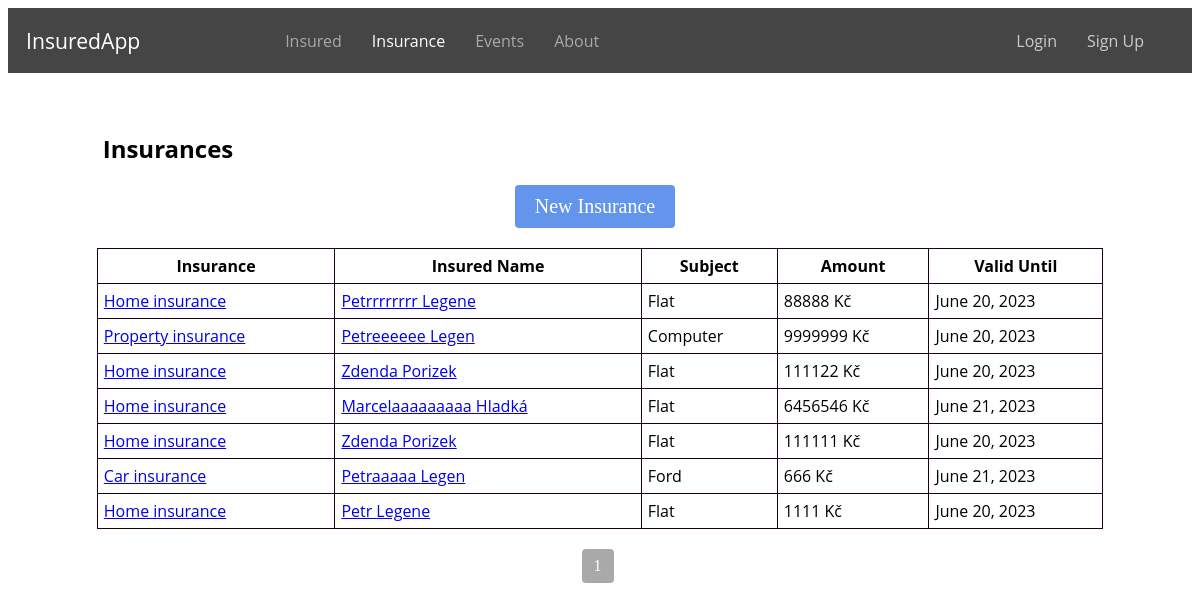
The page /insurances/ on the database as committed earlier.
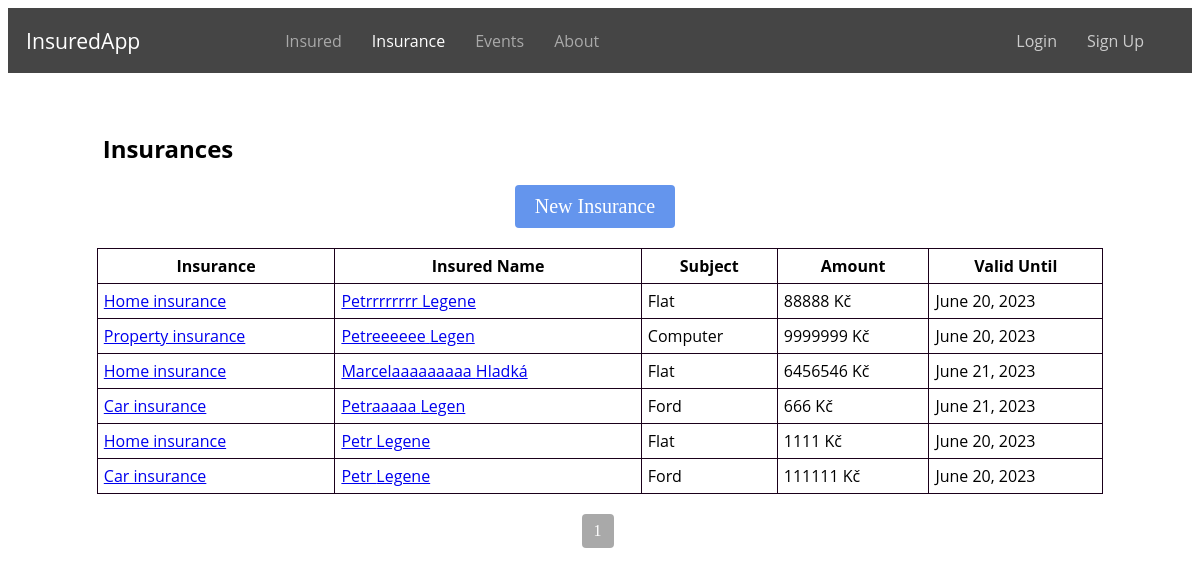
The same page on the database as committed later.
### evidence/models.py (models this page shows, shortened)
class Insurance(models.Model):
    INSURANCE_TYPE = (
        ('home', 'Home insurance'),
        ('car', 'Car insurance'),
        ('property', 'Property insurance'),
    )
    insurance = models.ManyToManyField(Insured, related_name='insurance')
    type = models.CharField(max_length=32, choices=INSURANCE_TYPE)
    subject = models.CharField(max_length=32)
    amount = models.CharField(max_length=32)
    valid_from = models.DateField()
    valid_until = models.DateField()
    class Meta:
        ordering = ['id']

class Insured(models.Model):
    user = models.ForeignKey(User, on_delete=models.CASCADE, related_name='insured', null=True, blank=True)
    first_name = models.CharField(max_length=100)
    profile_photo = models.ImageField(upload_to='profile_photos', blank=True, null=True)
    last_name = models.CharField(max_length=100)
    email = models.EmailField()
    role = models.CharField(max_length=20, choices=RoleEnum.choices(), null=True)
    street = models.CharField(max_length=100)
    city = models.CharField(max_length=64)
    zipcode = models.CharField(max_length=16)
    phone = models.CharField(max_length=16)
    is_policyholder = models.BooleanField(default=False)
    class Meta:
        ordering = ['id']

### evidence/views.py (the view)
# urls.py: path('insurances/', views.insurances, name='insurances'),
def insurances(request):
    insurance_objects = Insurance.objects.all()
    for insurance in insurance_objects:
        insured_names = [f"{insured.first_name} {insured.last_name}" for insured in insurance.insurance.all()]
        insurance.insured_names = ", ".join(insured_names)
    paginator = Paginator(insurance_objects, 7)
    page_number = request.GET.get('page')
    insurances = paginator.get_page(page_number)
    return render(request, 'insurances.html', {'insurances': insurances, 'page_obj': insurances})

### evidence/templates/insurances.html (shortened to what this page needs)
{% extends 'base.html' %}
{% block content %}
  <h2 class="insurances-h">Insurances</h2>
  <div class="main-buttons">
        <a href="{% url 'new_insurance' %}" class="button button-add">New Insurance</a>
  </div>
  <table class="insurances-table">
    <thead>
      <tr>
        <th>Insurance</th>
        <th>Insured Name</th>
        <th>Subject</th>
        <th>Amount</th>
        <th>Valid Until</th>
      </tr>
    </thead>
    <tbody>
      {% for insurance in page_obj %}
        <tr>
          <td><a href="{% url 'insurance_detail' insurance_id=insurance.id %}">{{ insurance.get_type_display }}</a></td>
          <td>
            {% for insured in insurance.insurance.all %}
              <a href="{% url 'insured_detail' insured_id=insured.id %}">{{ insured.first_name }} {{ insured.last_name }}
              </a>{% if not forloop.last %}, {% endif %}
            {% endfor %}
          </td>
          <td>{{ insurance.subject }}</td>
          <td>{{ insurance.amount }} Kč</td>
          <td>{{ insurance.valid_until }}</td>
        </tr>
      {% endfor %}
    </tbody>
  </table>
  <div class="pagination">
    <span class="current-page">{{ page_obj.number }}</span>
  </div>
{% endblock %}

Rows that differ between the two databases and show on the page:
removed Insurance: type "Home insurance", subject "Flat", amount "111122", valid_until "June 20, 2023"
removed Insured: first_name "Zdenda", last_name "Porizek"
removed Insurance: type "Home insurance", subject "Flat", amount "111111", valid_until "June 20, 2023"
added Insurance: type "Car insurance", subject "Ford", amount "111111", valid_until "June 20, 2023", Insured (first_name "Petr", last_name "Legene")
